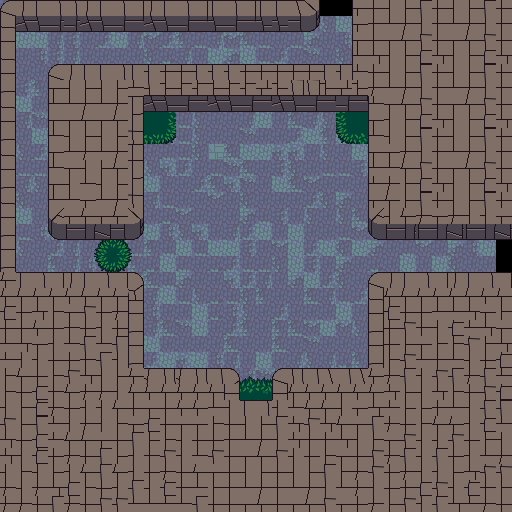

A 2D game scene composited from a Tiled map and its tileset images. What follows is a short description and the map's XML, with each tile layer's data collapsed to a summary:
An orthogonal 32x32 tile map with 16x16 px tiles, 3 tile layers (Floor, Spawns, Walls) and 8 objects.

<map version="1.4" tiledversion="1.4.1" orientation="orthogonal" renderorder="right-down" width="32" height="32" tilewidth="16" tileheight="16" infinite="0" nextlayerid="7" nextobjectid="11">
 <tileset firstgid="1" name="tile_terrain" tilewidth="16" tileheight="16" tilecount="4096" columns="64">
  <image source="tile_terrain.png" width="1024" height="1024" />
 </tileset>
 <layer id="1" name="Floor" width="32" height="32">
  <properties>
   <property name="tilesheet" value="terrain" />
  </properties>
  <data>[1024 cells, 1024 non-empty, 36 distinct tile ids]</data>
 </layer>
 <layer id="6" name="Spawns" width="32" height="32">
  <data>[1024 cells, 24 non-empty, 22 distinct tile ids]</data>
 </layer>
 <layer id="4" name="Walls" width="32" height="32">
  <properties>
   <property name="cannotPass" type="bool" value="true" />
   <property name="tilesheet" value="terrain" />
  </properties>
  <data>[1024 cells, 694 non-empty, 56 distinct tile ids]</data>
 </layer>
 <objectgroup id="5" name="Interactions">
  <object id="2" x="312.667" y="0.333333" width="46.3333" height="16">
   <properties>
    <property name="goToMap" value="finalArea_tmx" />
    <property name="goToX" type="int" value="248" />
    <property name="goToY" type="int" value="490" />
    <property name="isDoor" type="bool" value="true" />
   </properties>
  </object>
  <object id="3" x="496.167" y="236" width="15.7273" height="39.5">
   <properties>
    <property name="goToMap" value="startingArea_tmx" />
    <property name="goToX" type="int" value="18" />
    <property name="goToY" type="int" value="70" />
    <property name="isDoor" type="bool" value="true" />
   </properties>
  </object>
  <object id="5" x="94" y="241.333" width="37.3333" height="29.3333">
   <properties>
    <property name="enemyType" value="spider" />
    <property name="isSpawn" type="bool" value="true" />
   </properties>
  </object>
  <object id="6" x="240.061" y="367.667" width="32.2424" height="31.6666">
   <properties>
    <property name="enemyType" value="spider" />
    <property name="isSpawn" type="bool" value="true" />
   </properties>
  </object>
  <object id="7" x="144" y="112" width="31.5" height="32">
   <properties>
    <property name="enemyType" value="spider" />
    <property name="isSpawn" type="bool" value="true" />
   </properties>
  </object>
  <object id="8" x="335" y="112.5" width="32.5" height="32">
   <properties>
    <property name="enemyType" value="spider" />
    <property name="isSpawn" type="bool" value="true" />
   </properties>
  </object>
  <object id="9" x="346.667" y="221.333" width="19.3333" height="64">
   <properties>
    <property name="isTrap" type="bool" value="true" />
   </properties>
  </object>
  <object id="10" x="2.84033" y="2.27543" width="67.5561" height="63.0523">
   <properties>
    <property name="music" value="ambientalTheme" />
   </properties>
   <ellipse />
  </object>
 </objectgroup>
</map>
